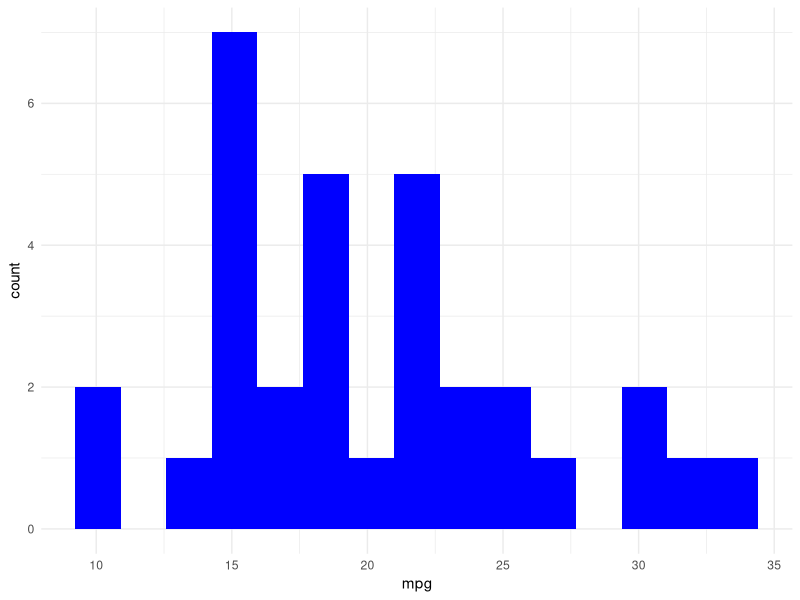

Reproduce this figure in R.
## ---- chunk 1
# Load required library
library(ggplot2)

# Example dataset
df <- mtcars

# Generate plot
ggplot(df, aes(x = mpg)) +
  geom_histogram(fill = "blue", bins = 15) +
  theme_minimal()
